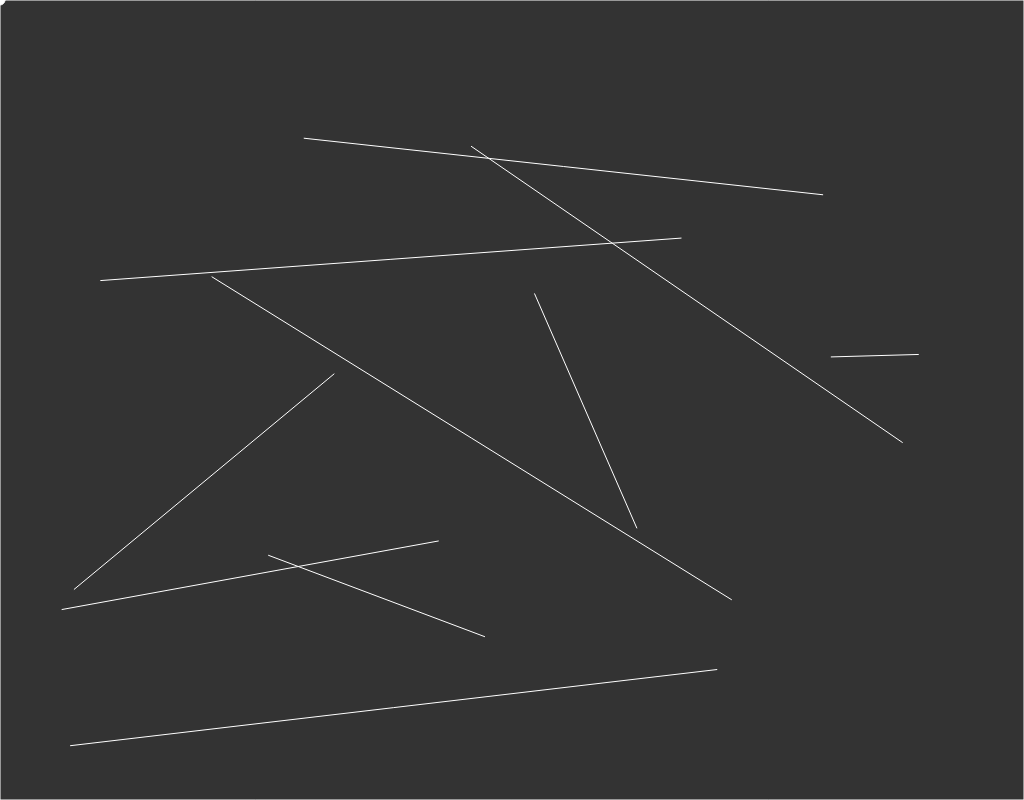
Frame 1 (no input)
Frame 60 (no input): identical to frame 1, image omitted
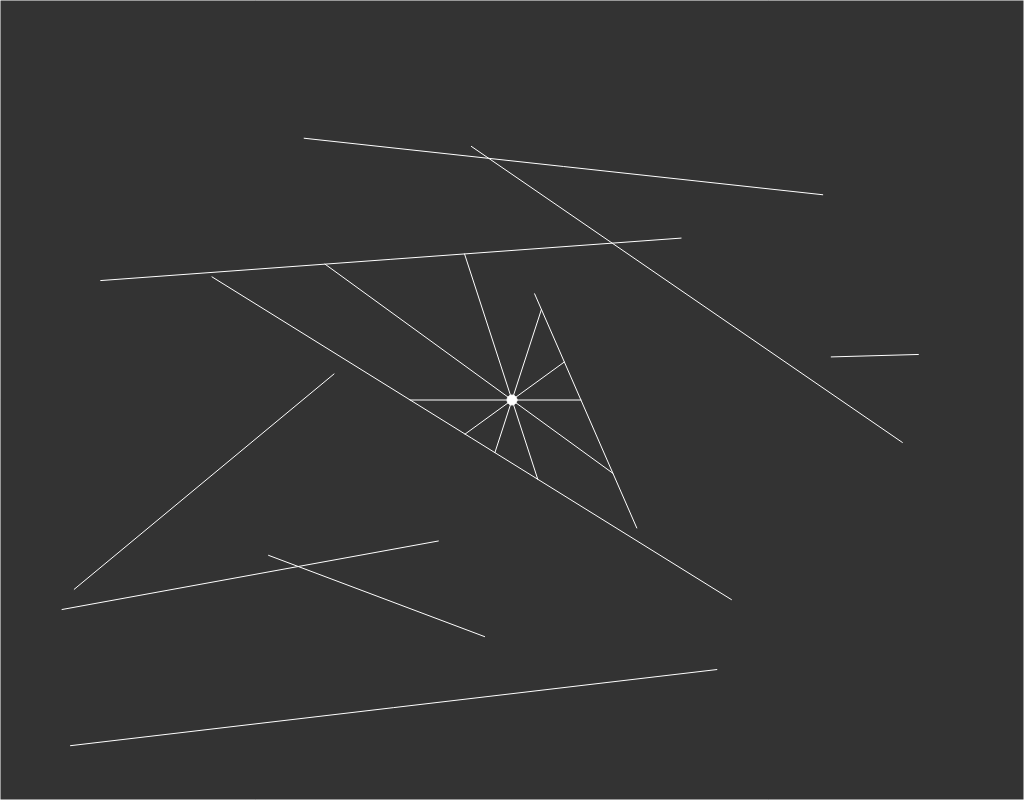
Frame 120 (the mouse pressed at the canvas centre since frame 60)

The p5.js sketch that drew these frames (run headless with seeded random() and noise() and a simulated clock; from frame 60 on, the mouse is pressed at the canvas centre):

// p5.js sketch
// ── sketch.js
let walls = [];
let numOfWalls = 10;
let ray;
let particle;

function setup() {
  createCanvas(1024, 800);
  label = createDiv('Number of rays per particle: ');
  label.position(30, height + 30);
  label.style.fontSize = "x-large";
  slider = createSlider(10, 360, 1);
  slider.parent(label);

  for (let i = 0; i < numOfWalls; i += 1) {
    let x1 = random(width);
    let x2 = random(width);
    let y1 = random(height);
    let y2 = random(height);
    console.log(x1, y1, x2, y2);
    walls[i] = new Boundry(x1, y1, x2, y2);
  }
  walls.push(new Boundry(0, 0, 0, height));
  walls.push(new Boundry(0, 0, width, 0));
  walls.push(new Boundry(width, height, 0, height));
  walls.push(new Boundry(width, height, width, 0));

  console.log(walls.length)
  particle = new Particle(100, 200, 360);
}

function draw() {
  background(51);

  numOfRays = slider.value();
  particle.setNumOfRays(numOfRays);

  particle.setPos(mouseX, mouseY);
  particle.show();
  for (let wall of walls)
    wall.show();
  particle.castAt(walls);
}

// ── boundry.js
class Boundry {
    constructor(x1, y1, x2, y2) {
        this.a = createVector(x1, y1);
        this.b = createVector(x2, y2);
        console.log(this.a, this.b)
    }

    show() {
        stroke(255);
        line(this.a.x, this.a.y, this.b.x, this.b.y);
    }
}
// ── particle.js
class Particle {
    constructor(x, y, numOfRays, rayMaxRadius) {
        this.pos = createVector(x, y);
        this.rayMaxRadius = rayMaxRadius;
        this.numOfRays = numOfRays;
        const angleOfRays = (int)(360 / this.numOfRays);
        this.rays = [];
        for (let i = 0; i < 360; i += angleOfRays)
            this.rays.push(new Ray(this.pos, radians(i), this.rayMaxRadius));
    }

    castAt(walls) {
        for (let ray of this.rays) {
            let minDist = Infinity;
            let minDistPoint = null;
            for (let wall of walls) {
                const pt = ray.cast(wall);
                if (pt) {
                    let dist = pt.dist(this.pos);
                    if (dist < minDist) {
                        minDist = dist;
                        minDistPoint = pt;
                    }
                }
            }
            if (minDistPoint)
                line(this.pos.x, this.pos.y, minDistPoint.x, minDistPoint.y);
        }
    }

    setNumOfRays(val) {
        this.numOfRays = val;
        const angleOfRays = (int)(360 / this.numOfRays);
        this.rays = [];
        for (let i = 0; i < 360; i += angleOfRays)
            this.rays.push(new Ray(this.pos, radians(i), this.rayMaxRadius));
    }

    setPos(x, y) {
        this.pos.set(x, y);
    }

    show() {
        stroke(255);
        ellipse(this.pos.x, this.pos.y, 10, 10);
        for (let ray of this.rays)
            ray.show();
    }
}
// ── ray.js
class Ray {
    constructor(pos, angle, maxRayDist = Infinity) {
        this.pos = pos
        this.dirr = p5.Vector.fromAngle(angle);
        this.maxRayDist = maxRayDist;
    }

    lookAt(x, y) {
        this.dirr.x = x - this.pos.x;
        this.dirr.y = y - this.pos.y;
        this.dirr.normalize();
    }

    cast(wall) {
        const x1 = wall.a.x;
        const x2 = wall.b.x;
        const y1 = wall.a.y;
        const y2 = wall.b.y;

        const x3 = this.pos.x;
        const x4 = this.pos.x + this.dirr.x;
        const y3 = this.pos.y;
        const y4 = this.pos.y + this.dirr.y;

        const den = ((x1 - x2) * (y3 - y4)) - ((y1 - y2) * (x3 - x4));
        if (den == 0)
            return;
        else {
            const t = (((x1 - x3) * (y3 - y4)) - ((y1 - y3) * (x3 - x4))) / den;
            const u = (((x1 - x3) * (y1 - y2)) - ((y1 - y3) * (x1 - x2))) / den;

            if (t >= 0 && t <= 1 && u >= 0)
                return createVector((x1 + t * (x2 - x1)), (y1 + t * (y2 - y1)));
            return;
        }

    }

    show() {
        stroke(255);
        push()
        translate(this.pos.x, this.pos.y);
        line(0, 0, this.dirr.x * this.maxRayDist, this.dirr.y * this.maxRayDist);
        pop()
    }
}
